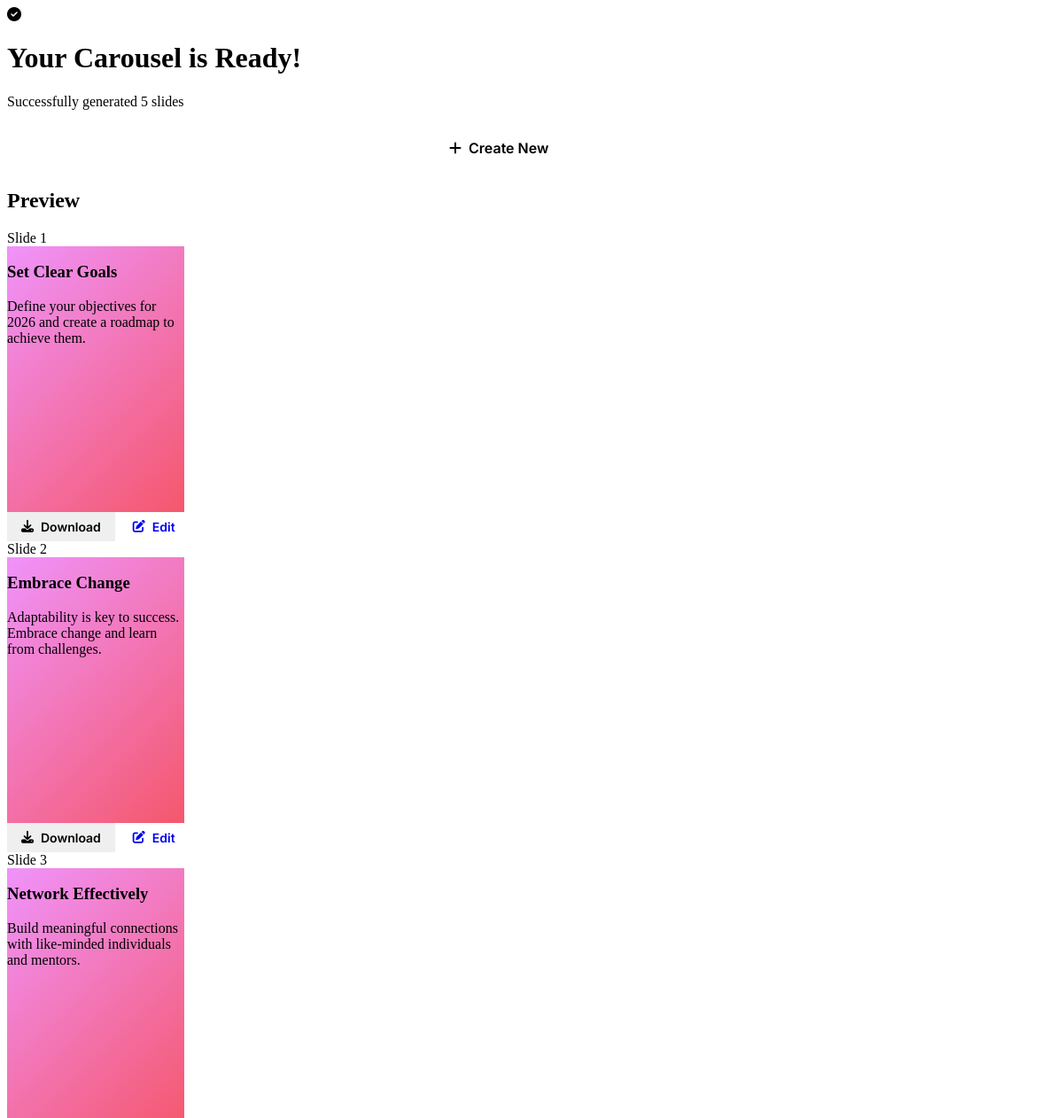
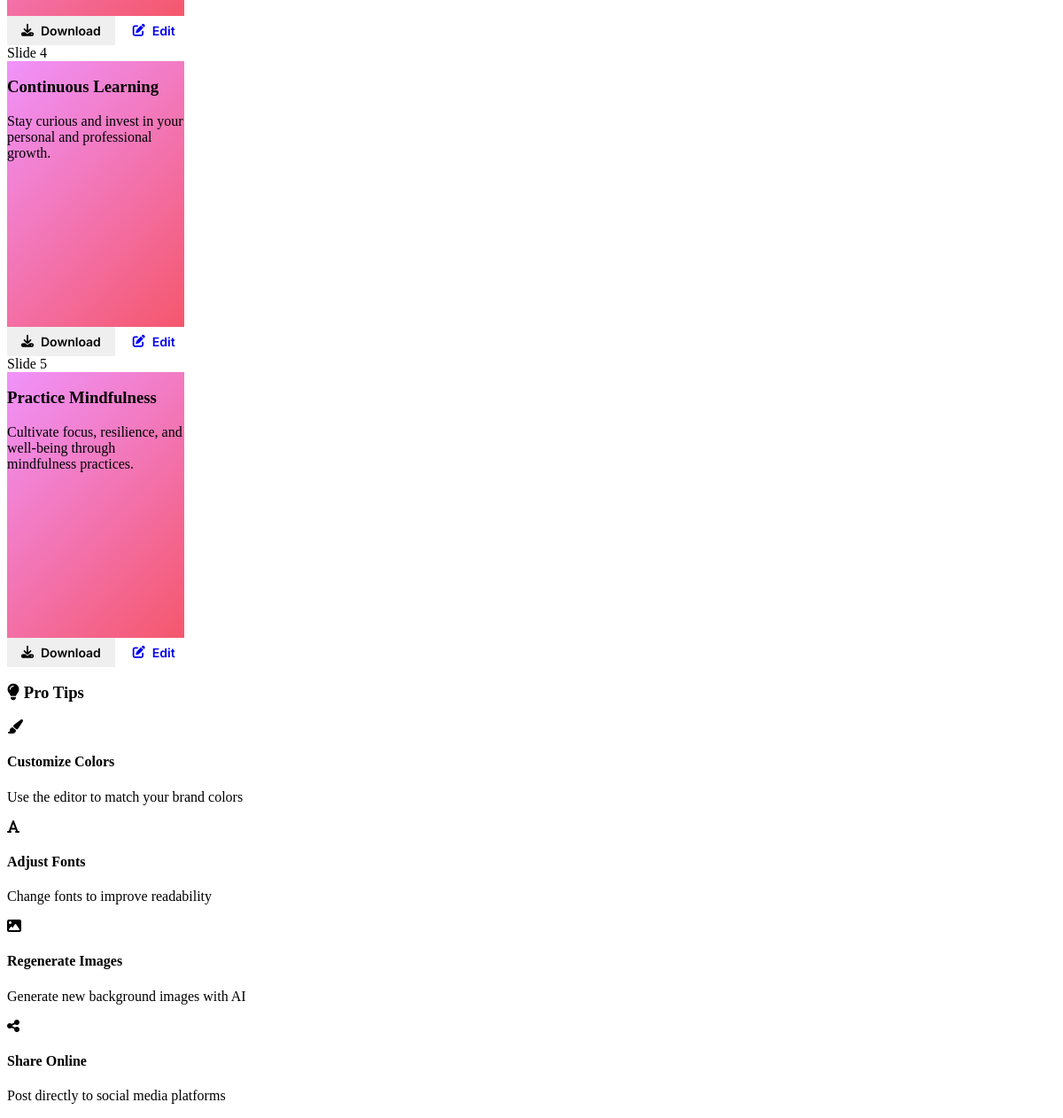
The app's page /result/1/ with its own data (2 pictures, top to bottom).
### api/models.py (models this page shows, shortened)
class Slide(models.Model):
    project = models.ForeignKey(CarouselProject, on_delete=models.CASCADE, related_name='slides')
    slide_number = models.IntegerField()
    title = models.TextField()
    description = models.TextField()
    image_prompt = models.TextField()
    background_color = models.CharField(max_length=20, default='#FFFFFF')
    font_color = models.CharField(max_length=20, default='#000000')
    generated_image = models.CharField(max_length=255, blank=True, null=True)
    created_at = models.DateTimeField(default=timezone.now)  # Use default instead of auto_now_add
    updated_at = models.DateTimeField(auto_now=True)
    class Meta:
        ordering = ['slide_number']

### api/views.py (the view)
# urls.py: path('result/<int:project_id>/', views.result, name='result'),
def result(request, project_id):
    try:
        project = CarouselProject.objects.get(id=project_id)
        slides = Slide.objects.filter(project=project).order_by('slide_number')
        slides_data = []
        for slide in slides:
            slide_dict = {
                'id': slide.id,
                'slide_number': slide.slide_number,
                'title': slide.title,
                'description': slide.description,
                'background_color': slide.background_color,
                'font_color': slide.font_color,
                'generated_image': slide.generated_image
            }
            if slide.generated_image:
                slide_dict['generated_image_url'] = f"{settings.MEDIA_URL}{slide.generated_image}"
            slides_data.append(slide_dict)
        return render(request, 'api/result.html', {
            'project_id': project_id,
            'slide_count': slides.count(),
            'slides': slides_data
        })
    except CarouselProject.DoesNotExist:
        return render(request, 'api/index.html')

### templates/api/result.html (shortened to what this page needs)
{% extends 'api/base.html' %}
{% load static %}
{% block content %}
<div class="result-container">
    <div class="result-header success">
        <i class="fas fa-check-circle"></i>
        <h1>Your Carousel is Ready!</h1>
        <p>Successfully generated {{ slide_count }} slides</p>
    </div>
    <div class="result-actions">
        <a href="/editor/{{ project_id }}/" class="btn btn-primary btn-large">
            <i class="fas fa-edit"></i> Edit Carousel
        </a>
        <button id="downloadAll" class="btn btn-success btn-large">
            <i class="fas fa-download"></i> Download All Slides
        </button>
        <a href="/" class="btn btn-secondary">
            <i class="fas fa-plus"></i> Create New
        </a>
    </div>
    <div class="slides-preview">
        <h2>Preview</h2>
        <div class="slides-grid">
            {% for slide in slides %}
            <div class="slide-card">
                <div class="slide-number">Slide {{ forloop.counter }}</div>
                <div class="slide-preview">
                    <h3>{{ slide.title }}</h3>
                    <p>{{ slide.description }}</p>
                </div>
                <div class="slide-actions">
                    <button class="btn btn-sm download-slide" data-slide="{{ forloop.counter }}">
                        <i class="fas fa-download"></i> Download
                    </button>
                    <a href="/editor/{{ project_id }}/?slide={{ forloop.counter }}" class="btn btn-sm">
                        <i class="fas fa-edit"></i> Edit
                    </a>
                </div>
            </div>
            {% endfor %}
        </div>
    </div>
    <div class="result-tips">
        <h3><i class="fas fa-lightbulb"></i> Pro Tips</h3>
        <div class="tips-grid">
            <div class="tip">
                <i class="fas fa-paint-brush"></i>
                <h4>Customize Colors</h4>
                <p>Use the editor to match your brand colors</p>
            </div>
            <div class="tip">
                <i class="fas fa-font"></i>
                <h4>Adjust Fonts</h4>
                <p>Change fonts to improve readability</p>
            </div>
            <div class="tip">
                <i class="fas fa-image"></i>
                <h4>Regenerate Images</h4>
                <p>Generate new background images with AI</p>
            </div>
            <div class="tip">
                <i class="fas fa-share-alt"></i>
                <h4>Share Online</h4>
                <p>Post directly to social media platforms</p>
            </div>
        </div>
    </div>
</div>
{% endblock %}

### templates/api/base.html (shortened to what this page needs)
<!DOCTYPE html>
<html lang="en">
<head>
    <link rel="stylesheet" href="https://cdnjs.cloudflare.com/ajax/libs/font-awesome/6.4.0/css/all.min.css">
    <link rel="stylesheet" href="https://cdnjs.cloudflare.com/ajax/libs/toastr.js/latest/toastr.min.css">
    {% load static %}
    <link rel="stylesheet" href="{% static 'css/style.css' %}">
</head>
<body>
    {% block content %}{% endblock %}
</body>
</html>

### static/css/style.css (style rules this page uses)
.slide-preview { width: 200px; height: 300px; background: white; border-radius: var(--border-radius); box-shadow: var(--shadow-lg); position: relative; overflow: hidden; }
.slide-preview:nth-child(2) { background: linear-gradient(135deg, #f093fb 0%, #f5576c 100%); }
.btn { padding: 0.75rem 1.5rem; border-radius: var(--border-radius); border: none; font-weight: 600; cursor: pointer; transition: all 0.3s; display: inline-flex; align-items: center; gap: 0.5rem; text-decoration: none; font-family: 'Inter', sans-serif; }
.btn-primary { background: linear-gradient(135deg, var(--primary), var(--secondary)); color: white; }
.btn-secondary { background: var(--light); color: var(--dark); border: 1px solid var(--light-gray); }
.btn-success { background: var(--success); color: white; }
.btn-large { padding: 1rem 2rem; font-size: 1.125rem; }
.btn-sm { padding: 0.5rem 1rem; font-size: 0.875rem; }

### records on screen
Slide: title "Set Clear Goals", description "Define your objectives for 2026 and create a roadmap to achieve them."
Slide: title "Embrace Change", description "Adaptability is key to success. Embrace change and learn from challenges."
Slide: title "Network Effectively", description "Build meaningful connections with like-minded individuals and mentors."
Slide: title "Continuous Learning", description "Stay curious and invest in your personal and professional growth."
Slide: title "Practice Mindfulness", description "Cultivate focus, resilience, and well-being through mindfulness practices."

### other values on screen
{{ slide_count }} "5"
